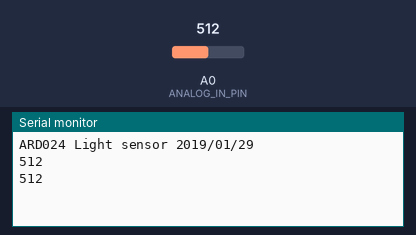
A sketch run on a simulated Arduino Uno, built with avr-gcc and run on an emulated ATmega328P. On the bench: the last lines printed to the serial monitor. The inputs (shaded band) are chosen by the test bench; at power-on: A0 (ANALOG_IN_PIN) = 512.

Above: at 2.8 s.
2.9 s: A0 (ANALOG_IN_PIN) set to 716
At 4.7 s:
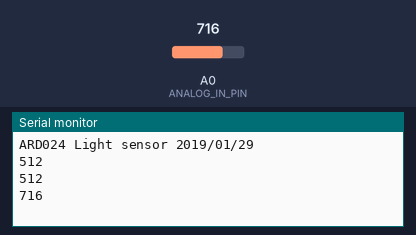
5.6 s: A0 (ANALOG_IN_PIN) set to 900
At 7.4 s:
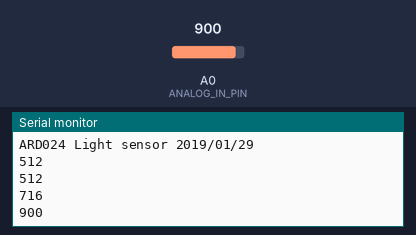
Timing chart, 0 to 8.9 s (numbered marks = the images above; inputs shaded):
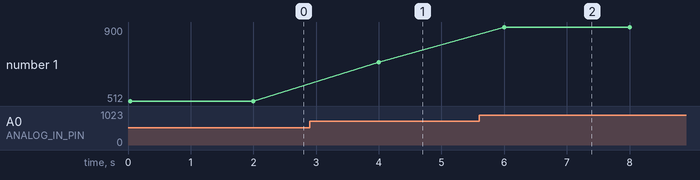

The sketch:

ARD024_Light_sensor.ino
```cpp
/*
 char version[] = "ARD024 Light sensor 2019/01/29";
-------------
PIN SCHEDA v ARDUINO
1 >  GND
2 > VCC 5v
3 > ANALOG_IN_PIN
https://chewett.co.uk/blog/389/light-intensity-sensor-module-5528-photo-resistor-arduino-review-code/
-------------
*/


#define ANALOG_IN_PIN 0
int sensorVal = 0;

char version[] = "ARD024 Light sensor 2019/01/29";

void setup(){
  Serial.begin(9600);
  Serial.println(version);
}

void loop() {
  sensorVal = analogRead(ANALOG_IN_PIN);
  Serial.println(sensorVal);
  delay(2000);
}
```

Measured:
- after the input at 2.9 s, the serial monitor: prints a new line after 1.1 s (image 1)
- after the input at 5.6 s, the serial monitor: prints a new line after 0.40 s (image 2)
- plotted number 1: 512 → 716 after the input at 2.9 s, 716 → 900 after the input at 5.6 s
